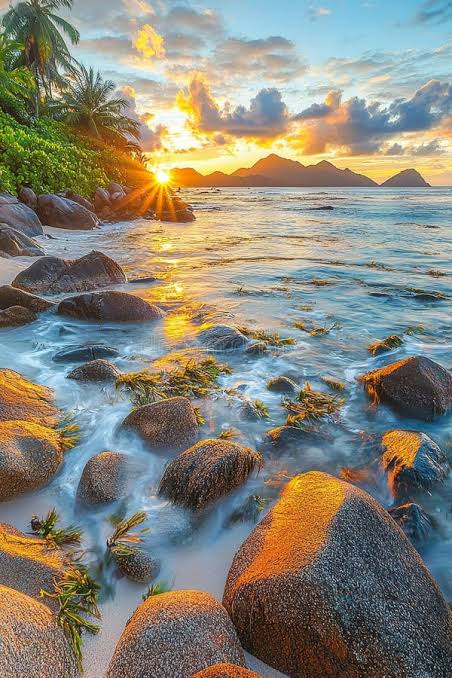
#> input picture reef-line-video/assets/sunrise_anse_royale.jpg, 452 x 678 px; its folder holds 6 pictures in this run
$ python build.py assets/beach2_pirogue.jpg
#> lines starting #> are read from the running program, lines starting #| are printed output that depends on the picture
#!/usr/bin/env python3
"""Beyond the Reef Line, OCL pitch video. Builds the 2:00 draft cut from assets/.

Usage:
  python3 build.py --preview     one frame per shot into out/preview/ plus a contact sheet
  python3 build.py               full render
  DRAFT=0 python3 build.py       full render with the bracketed review tags hidden

Voiceover: drop your own recordings into vo/ as scene1.wav, scene2a.wav, scene2b.wav,
scene3.wav ... scene6.wav (each starts at its scene window) and the build adds a
*_finalVO.mp4. Without them it makes a no-VO cut and a scratch guide-voice cut (pacing only).
"""
import os, sys, math, subprocess, wave, re, shutil
from functools import lru_cache
import numpy as np
from PIL import Image, ImageDraw, ImageFont, ImageFilter

HERE = os.path.dirname(os.path.abspath(__file__))
A = lambda f: os.path.join(HERE, 'assets', f)
OUT = os.path.join(HERE, 'out')
W, H, FPS, DUR = 1920, 1080, 24, 120.0
DRAFT = os.environ.get('DRAFT', '1') == '1'
SR = 48000

NAVY1, NAVY2 = (8, 28, 48), (14, 74, 99)
SAND, TEAL, DIM = (242, 230, 201), (63, 193, 201), (120, 140, 155)

# ---------------------------------------------------------------- helpers
def ease(x):
    x = min(max(x, 0.0), 1.0)
    return x * x * (3 - 2 * x)

def lerp(a, b, t):
    return a + (b - a) * t

@lru_cache(None)
def F(sz, w='Regular'):
    return ImageFont.truetype(f'/usr/share/fonts/opentype/inter/Inter-{w}.otf', sz)

@lru_cache(None)
def FM(sz):
    return ImageFont.truetype('/usr/share/fonts/truetype/dejavu/DejaVuSansMono.ttf', sz)

# [7 lines left out: function navy_base, not called in this run]

def navy():
    return navy_base().copy()

# [7 lines left out: function kb, not called in this run]

_bg = {}
# [20 lines left out: functions blurbg, fit, not called in this run]

def block_h(lines, size, gap=1.25):
    return int(size * gap) * len(lines) + 30

# [22 lines left out: function tover, not called in this run]

def appear(t, t_in, dur=.35):
    return ease((t - t_in) / dur)

# [34 lines left out: functions tag, dashed_rect, gap_base, not called in this run]

def gap(head, *notes):
    spec = [(head, 46, (200, 215, 230))] + [(n, 30, (140, 158, 175)) for n in notes]
    return gap_base(tuple(spec)).copy()

# [18 lines left out: function stack_card, not called in this run]

def mock_label(img, alpha=1.0):
    tover(img, ['Concept mockup,', 'AI-generated.', 'Not the final book.'], size=34, x=W - 420, yb=H - 80,
          alpha=alpha, weight='SemiBold', fill=(255, 235, 170))

# ---------------------------------------------------------------- assets
IMG = lambda f: Image.open(A(f)).convert('RGB')
#> further down, sunrise is the input picture: PIL image 452x678 RGB; mean R, G, B 135, 132.7, 120.3
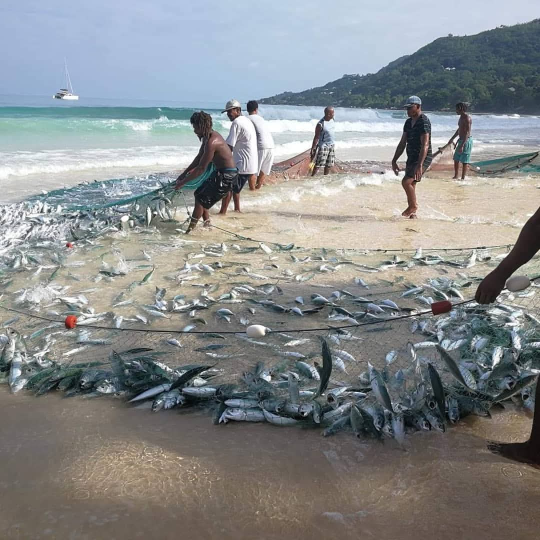
#> input picture reef-line-video/assets/beach3_seine.jpg, 1080 x 1080 px (shown at 1/2 size)
#> further down, seine is the input picture: PIL image 1080x1080 RGB; mean R, G, B 136.6, 139.7, 140.8
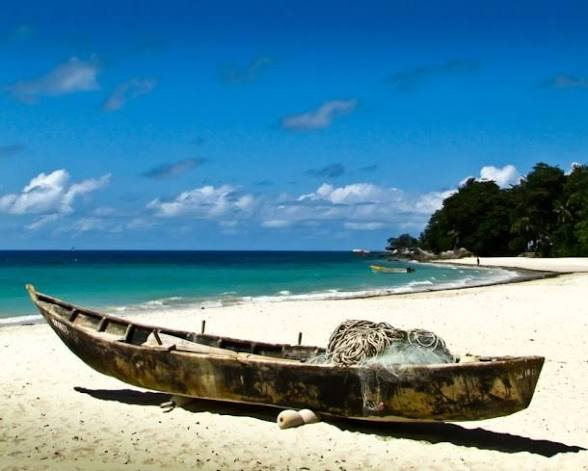
#> input picture reef-line-video/assets/beach2_pirogue.jpg, 588 x 471 px
#> further down, pirogue is the input picture: PIL image 588x471 RGB; mean R, G, B 86.7, 136.1, 159.7
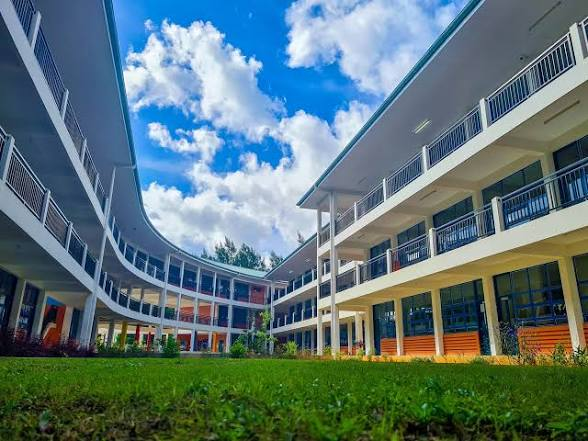
#> input picture reef-line-video/assets/school_orange_ladigue.jpg, 588 x 441 px
#> further down, orange is the input picture: PIL image 588x441 RGB; mean R, G, B 92.9, 116.7, 119.2
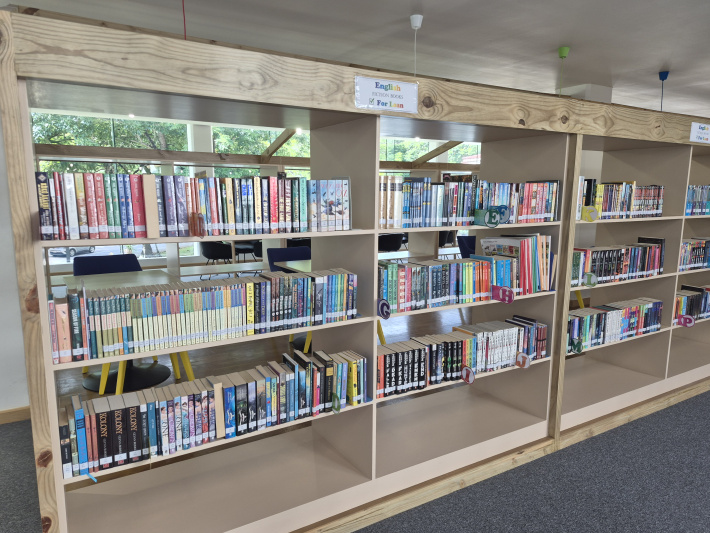
#> input picture reef-line-video/assets/library1.jpg, 710 x 533 px
sunrise = IMG('sunrise_anse_royale.jpg')
seine = IMG('beach3_seine.jpg')
pirogue = IMG('beach2_pirogue.jpg')
orange = IMG('school_orange_ladigue.jpg')
library = IMG('library1.jpg')
#> library is the input picture: PIL image 710x533 RGB; mean R, G, B 134.6, 131.3, 125.6

#> (the run stopped early here; a loop or call above may not have finished)
